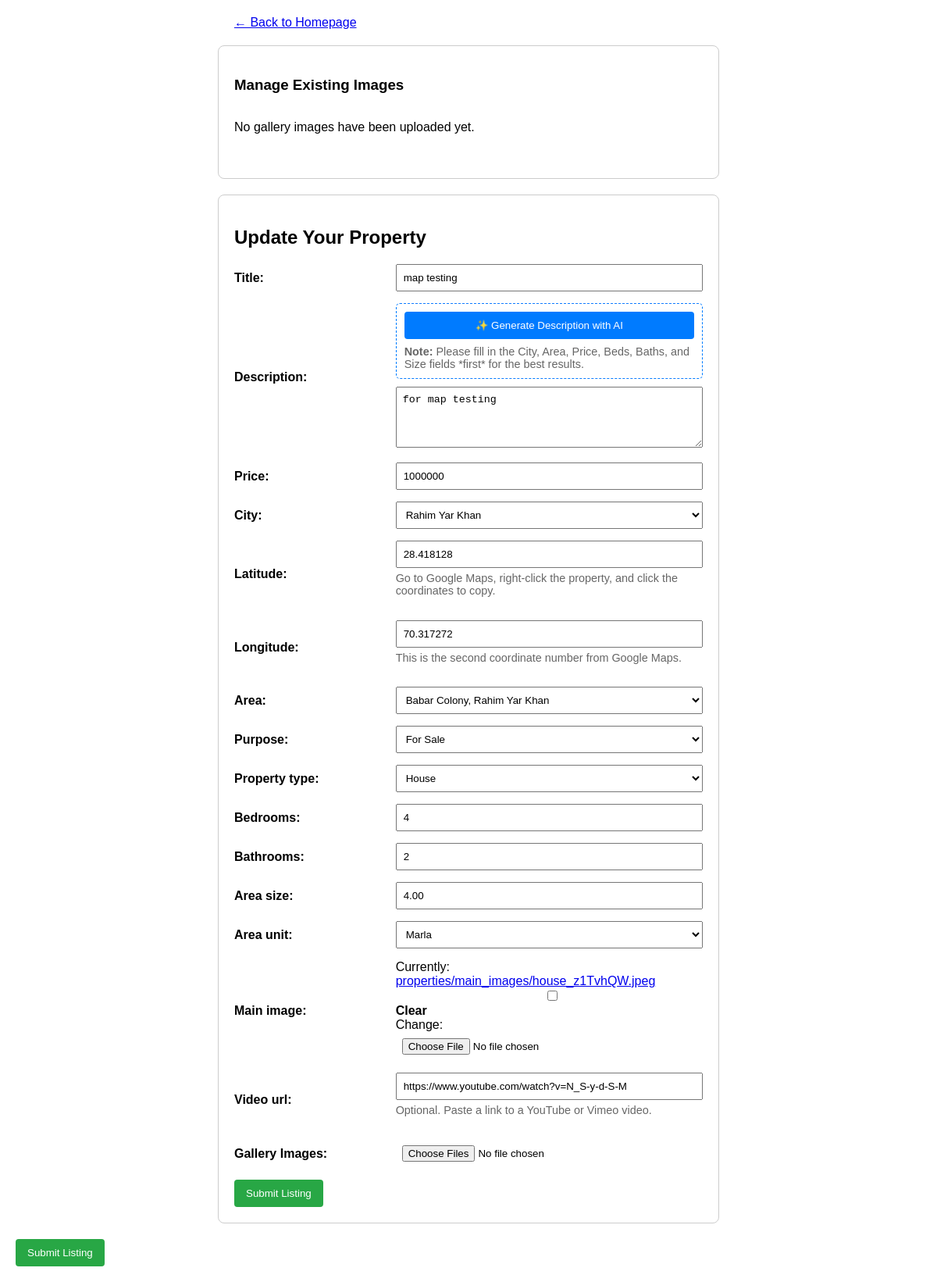
Page /listings/update/6/ (signed in) on the earlier database version.
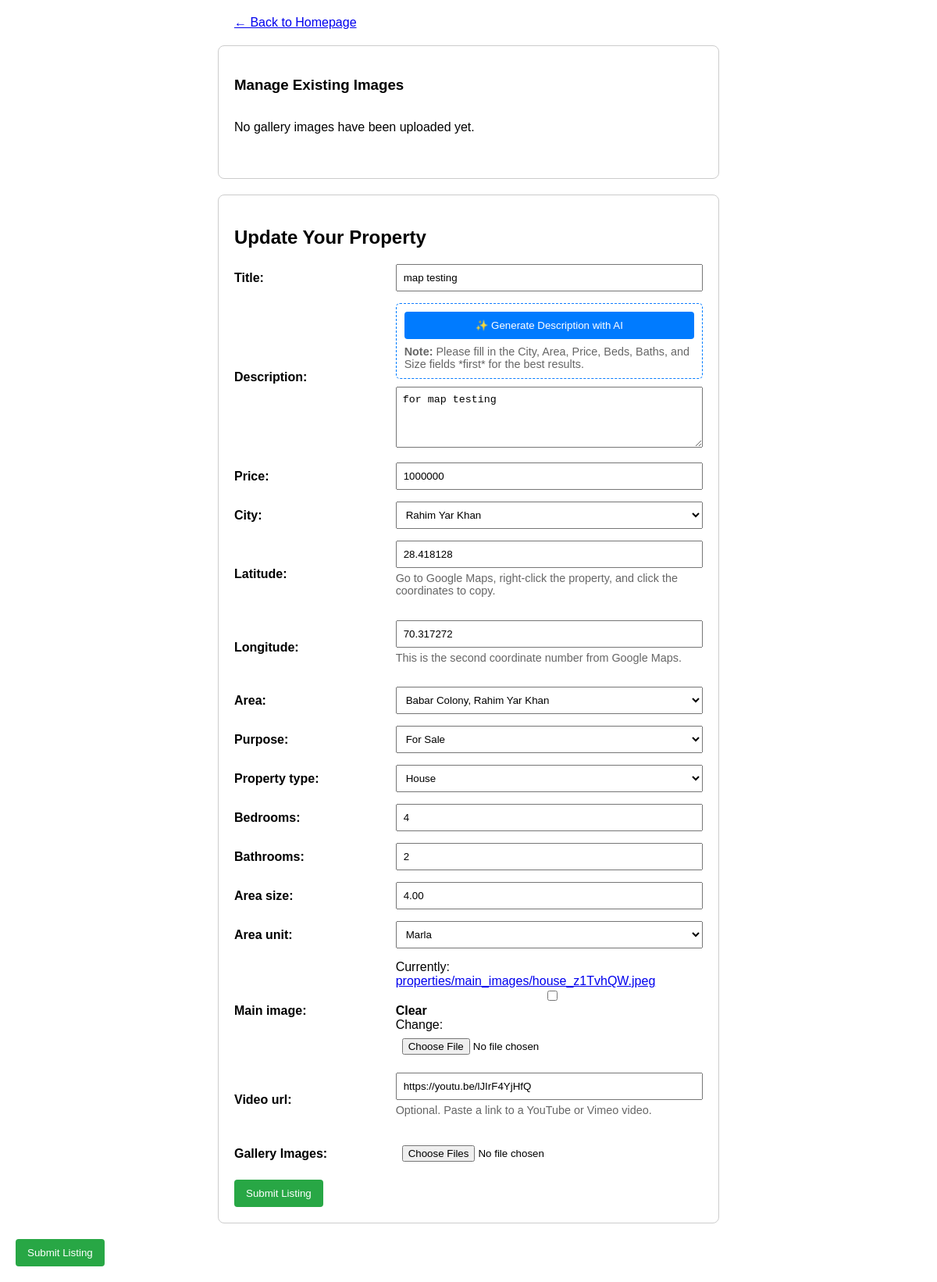
Same page on the later database version.
### properties/models.py (models this page shows, shortened)
class Property(models.Model):
    title = models.CharField(max_length=255)
    description = models.TextField()
    price = models.BigIntegerField()
    area = models.ForeignKey(
        Area,
        on_delete=models.SET_NULL,
        null=True,
        related_name="properties"
    )
    latitude = models.DecimalField(
        max_digits=9,
        decimal_places=6,
        null=True,
        blank=True,
        help_text="Exact latitude of the property (e.g., 31.470510)"
    )
    longitude = models.DecimalField(
        max_digits=9,
        decimal_places=6,
        null=True,
        blank=True,
        help_text="Exact longitude of the property (e.g., 74.394170)"
    )
    purpose = models.CharField(max_length=10, choices=PropertyPurpose.choices)
    property_type = models.CharField(max_length=20, choices=PropertyType.choices)
    bedrooms = models.PositiveSmallIntegerField(null=True, blank=True)
    bathrooms = models.PositiveSmallIntegerField(null=True, blank=True)
    area_size = models.DecimalField(max_digits=10, decimal_places=2)
    area_unit = models.CharField(max_length=10, choices=AreaUnit.choices, default=AreaUnit.MARLA)
    agent = models.ForeignKey(settings.AUTH_USER_MODEL, on_delete=models.CASCADE, related_name="properties")
    created_at = models.DateTimeField(auto_now_add=True)
    updated_at = models.DateTimeField(auto_now=True)
    main_image = models.ImageField(upload_to='properties/main_images/', null=True, blank=True)
    is_verified = models.BooleanField(
        default=False,
        help_text="Mark this listing as verified by the admin (e.g., checked for accuracy)."
    )
    is_featured = models.BooleanField(
        default=False,
        help_text="Mark this listing as 'Featured' to show it at the top."
    )
    featured_until = models.DateTimeField(
        null=True,
        blank=True,
        help_text="When this listing should stop being featured (e.g., 7 days from now)."
    )
    status = models.CharField(
        max_length=10,
        choices=PropertyStatus.choices,
        default=PropertyStatus.ACTIVE,
        help_text="The current status of the listing (e.g., Active, Sold)."
    )
    sold_date = models.DateTimeField(
        null=True,
        blank=True,
        help_text="The date and time this property was marked as sold."
    )
    video_url = models.URLField(
        max_length=500,
        null=True,
        blank=True,
        help_text="A link to a YouTube or Vimeo video walkthrough (e.g., https://www.youtube.com/watch?v=...)"
    )

### properties/views.py (the view)
# urls.py: path('update/<int:pk>/', views.property_update, name='property_update'),
@login_required(login_url='login')
def property_update(request, pk):
    property = get_object_or_404(Property, pk=pk)
    if property.agent != request.user:
        return HttpResponseForbidden()
    if request.method == 'POST':
        form = PropertyForm(request.POST, request.FILES, instance=property)
        if form.is_valid():
            property = form.save()
            images = request.FILES.getlist('gallery_images')
            for image in images:
                PropertyImage.objects.create(property=property, image=image)
            messages.success(request, 'Your property has been updated successfully!')
            return redirect('property_detail', pk=property.pk)
        else:
            print("--- FORM IS INVALID (Update View) ---")
            print(form.errors)
    else:
        form = PropertyForm(instance=property)
    context = {
        'form': form,
        'title': 'Update Your Property'
    }
    return render(request, 'properties/property_form.html', context)

### accounts/context_processors.py (called while the page is built)
def notifications(request):
    if request.user.is_authenticated:
        unread_notifs = Notification.objects.filter(
            recipient=request.user,
            is_read=False
        )
        return {
            'notification_count': unread_notifs.count(),
            'notification_list': unread_notifs[:5] # Only show the top 5 in the dropdown
        }
    return {}

### locations/models.py (called while the page is built)
    def __str__(self):
        return self.name

    def __str__(self):
        return f"{self.name}, {self.city.name}"

### properties/templates/properties/property_form.html (shortened to what this page needs)
<!DOCTYPE html>
<html lang="en">
<head>
</head>
<body>
    <div style="max-width: 600px; margin: auto; margin-bottom: 10px;">
        <a href="/"> &larr; Back to Homepage</a>
    </div>
    {% if form.instance.pk %}
        <div class="form-box"> <h3>Manage Existing Images</h3>
            <div class="image-manager">
                {% for image in form.instance.images.all %}
                <div class="image-card">
                    <img src="{{ image.image.url }}" alt="Gallery Image">
                    <form action="{% url 'delete_property_image' image_pk=image.pk %}" method="POST" style="margin: 0;">
                        {% csrf_token %}
                        <button type="submit">Delete Image</button>
                    </form>
                </div>
                {% empty %}
                <p>No gallery images have been uploaded yet.</p>
                {% endfor %}
            </div>
        </div>
    {% endif %}
    <form method="post" enctype="multipart/form-data" class="form-box">
        <h2>{{ title|default:"Post Your Property" }}</h2>
        {% for field in form %}
            <div class="form-row">
                {{ field.label_tag }}
               <div>
                  {% if field.name == 'gallery_images' %}
                    <input type="file"
                           name="gallery_images"
                           id="{{ field.id_for_label }}"
                           class="form-control"
                           multiple>
                {% elif field.name == 'description' %}
                    <div style="margin-bottom: 10px; border: 1px dashed #007bff; padding: 10px; border-radius: 5px;">
                        <button type="button" id="generate-ai-desc-btn" style="background: #007bff; width: 100%;">
                            ✨ Generate Description with AI
                        </button>
                        <p style="font-size: 0.9em; color: #666; margin-top: 8px; margin-bottom: 0;">
                            <b>Note:</b> Please fill in the City, Area, Price, Beds, Baths, and Size fields *first* for the best results.
                        </p>
                    </div>
                    {{ field }} {% else %}
                    {{ field }} {% endif %}
                    {% if field.help_text %}
                        <p style="font-size: 0.9em; color: #666; margin-top: 5px;">
                            {{ field.help_text }}
                        </p>
                    {% endif %}
                </div>
                </div>
        {% endfor %}
        <button type="submit">Submit Listing</button>
    </form>
    <button type="submit">Submit Listing</button>
</body>
</html>
    </body>
</html>

Differences in the rows shown:
changed Property "map testing": video_url "https://www.youtube.com/watch?v=N_S-y-d-S-M" → "https://youtu.be/lJIrF4YjHfQ"
